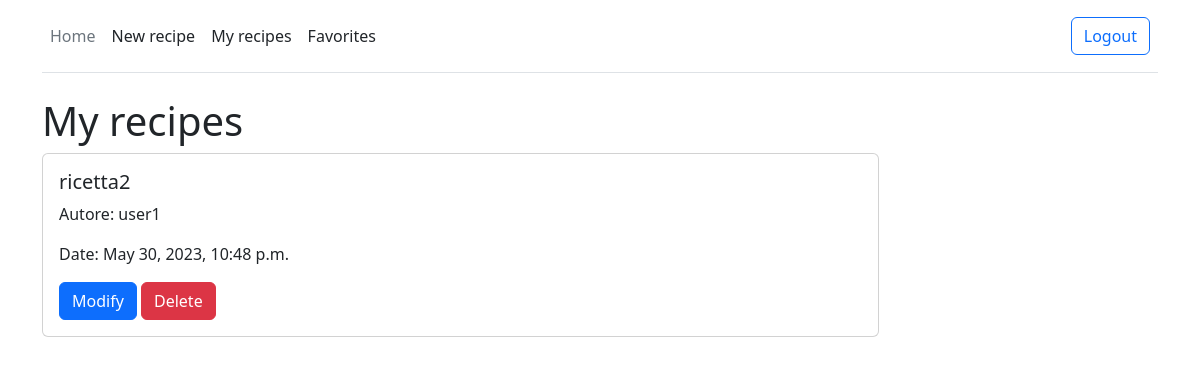
Before: /my_recipes/ (signed in) with the older database file.
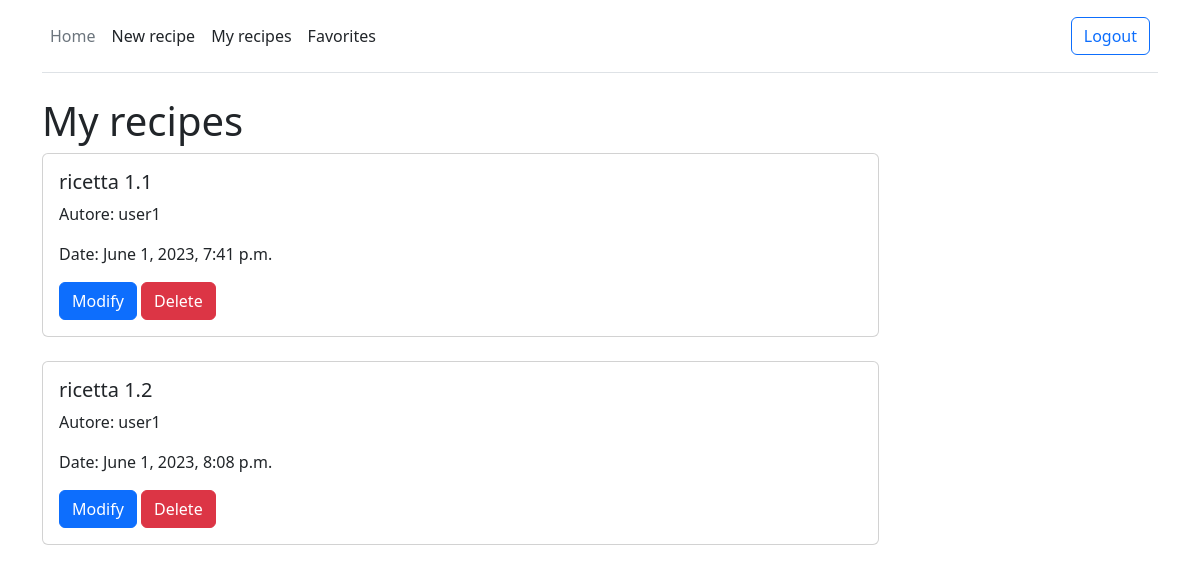
After: the same page with the newer database file.
### recipes/models.py (models this page shows, shortened)
class Recipe(models.Model):
    title = models.CharField(max_length=100)
    description = models.TextField()
    category = models.ForeignKey('categories.Category', on_delete=models.CASCADE)
    author = models.ForeignKey(User, on_delete=models.CASCADE, null=True)
    date = models.DateTimeField(auto_now_add=True, null=True)
    favorite = models.ManyToManyField(User, related_name='favorite', blank=True)
    photo = models.ImageField(upload_to='images/', null=True, blank=True)

### recipes/views.py (the view)
# urls.py: path('my_recipes/', MyRecipes, name='my_recipes'),
@login_required
def MyRecipes(request):
    my_recipes = Recipe.objects.filter(author=request.user)
    return render(request, 'my_recipes.html', {'my_recipes': my_recipes})

### templates/my_recipes.html (shortened to what this page needs)
{% extends "base.html" %}
{% load crispy_forms_tags %}
{% block content %}
    <h1>My recipes</h1>
    {% if my_recipes %}
        {% for recipe in my_recipes %}
            <div class="card w-75">
                <div class="card-body">
                    <h5 class="card-title">{{ recipe.title }}</h5>
                    <p class="card-text">Autore: {{ recipe.author }}</p>
                    <p class="card-text">Date: {{ recipe.date }}</p>
                    <a href="{% url 'update_recipe' recipe.id %}" class="btn btn-primary">Modify</a>
                    <a href="{% url 'delete_recipe' recipe.id %}" class="btn btn-danger">Delete</a>
                </div>
            </div>
            <br>
        {% endfor %}
    {% else %}
        <p>No recipes yet</p>
    {% endif %}
{% endblock %}

Changed rows visible on the page:
removed Recipe: title "ricetta2", author "user1", date "May 30, 2023, 10:48 p.m."
added Recipe: title "ricetta 1.1", author "user1", date "June 1, 2023, 7:41 p.m."
added Recipe: title "ricetta 1.2", author "user1", date "June 1, 2023, 8:08 p.m."
